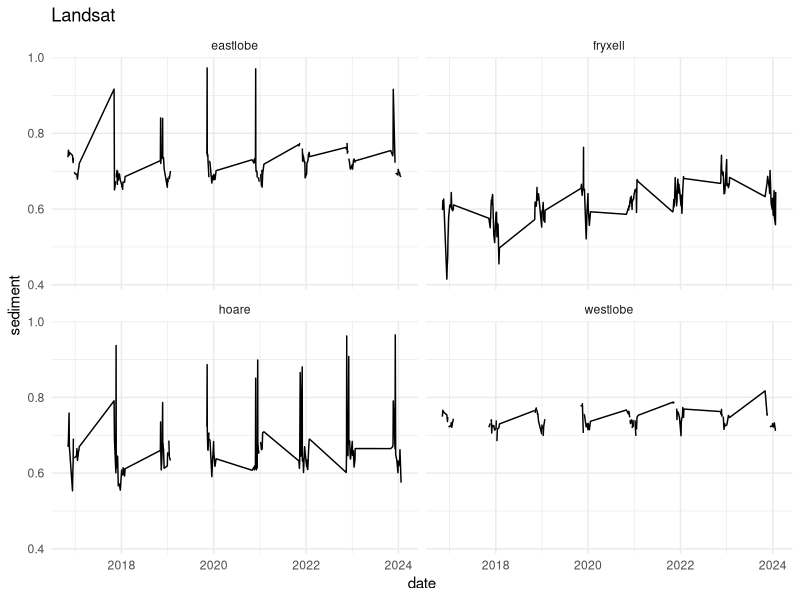
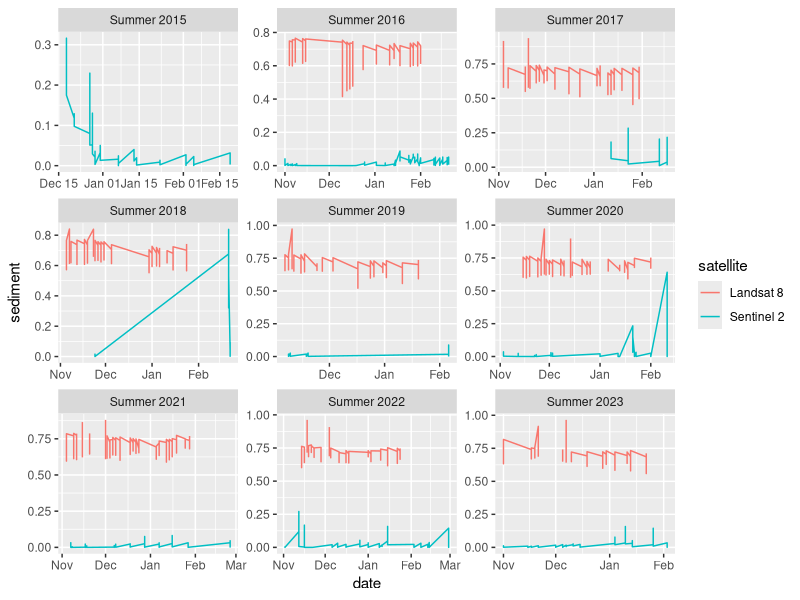

R code for these plots, in order:
########## landsat and sentinel comparison #########

library(tidyverse)

setwd("~/Documents/R-Repositories/MCM-LTER")

# load files
sentinel <- read_csv('data/sediment abundance data/SENTINEL_sediment_abundances_20250217.csv') |> 
  mutate(date = ymd(date), 
         satellite = "Sentinel 2", 
         sediment = 1-sediment)

landsat <- read_csv("data/sediment abundance data/sediment_abundances_20250207.csv") |> 
  mutate(date = ymd(date), 
         satellite = "Landsat 8", 
         sediment = 1-sediment)

# quick plot of landsat
ggplot(landsat, aes(date, sediment)) + 
  geom_line() + 
  facet_wrap(vars(lake)) + 
  ggtitle("Landsat") + 
  theme_minimal()

# join datasets
df <- full_join(sentinel, landsat)

## test to fix the seasons issue
get_season <- function(date) {
  month <- month(date)
  year <- year(date)
  
  if (month %in% c(11, 12)) {
    return(paste0("Summer ", year))  # November and December belong to the current winter
  } else if (month == 1) {
    return(paste0("Summer ", year - 1))  # January belongs to the previous winter
  } else if (month == 2) {
    return(paste0("Summer ", year - 1))  # February belongs to the previous winter
  } else if (month == 3) {
    return(paste0("Spring ", year))  # March is Spring
  } else if (month %in% 4:5) {
    return(paste0("Spring ", year))  # April and May are Spring
  } else if (month == 6) {
    return(paste0("Winter ", year))  # June is Summer
  } else if (month %in% 7:8) {
    return(paste0("Winter ", year))  # July and August are Summer
  } else if (month == 9) {
    return(paste0("Spring ", year))  # September is Fall
  } else if (month %in% 10) {
    return(paste0("Spring ", year))  # October is Fall
  }
}

# Apply the function and group by season
df_seasons <- df |> 
  mutate(season = sapply(date, get_season)) |> 
  filter(season == "Summer 2015" | season == "Summer 2016" | season == "Summer 2017" | 
           season == "Summer 2018" | season == "Summer 2019" |
           season == "Summer 2020" | season == "Summer 2021" | season == "Summer 2022" | 
           season == "Summer 2023" | season == "Summer 2024")

# plot data
ggplot(df_seasons, aes(date, sediment, color = satellite)) + 
  geom_line() + 
  facet_wrap(vars(season), scales = "free")


# do a filtering join to only retain dates where there was coverage from landsat and sentinel
comparison <- inner_join(landsat, sentinel)






